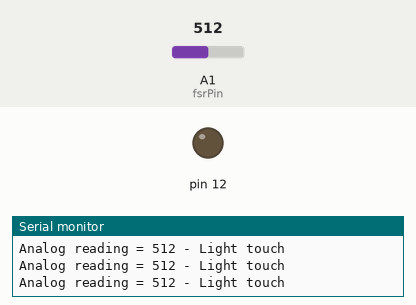
A sketch run on a simulated Arduino Uno, built with avr-gcc and run on an emulated ATmega328P. Shown: output pins drawn as LEDs (lit = HIGH), the last lines printed to the serial monitor. The test bench sets the inputs (shaded band); at power-on: A1 (fsrPin) = 512.

Above: at 1.2 s.
1.3 s: A1 (fsrPin) set to 425
3.3 s: A1 (fsrPin) set to 400
At 3.8 s:
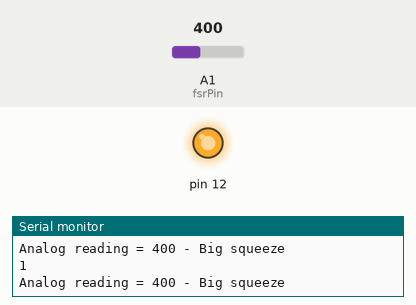
Timing chart, 0 to 6.3 s (numbered marks = the images above; inputs shaded):
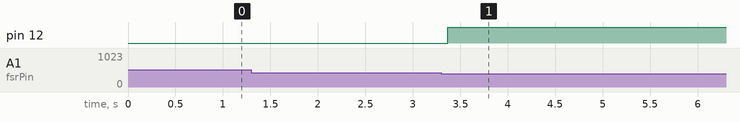

Measured:
- the behaviour switches between 411 and 410 on A1 (fsrPin) (found by bisection; images 0 and 1)
- after the input at 3.3 s, pin 12: LOW → HIGH after 0.07 s

The sketch:

VelostatTapeSensor3.ino
```cpp
int fsrPin = 1;     // the FSR and 10K pulldown are connected to a0
int fsrReading;     // the analog reading from the FSR resistor divider

void setup(void) {
  // We'll send debugging information via the Serial monitor
  Serial.begin(9600);
  pinMode(12, OUTPUT);
}

void loop(void) {
  fsrReading = analogRead(fsrPin);

  Serial.print("Analog reading = ");
  Serial.print(fsrReading);     // the raw analog reading

  // We'll have a few threshholds, qualitatively determined
  if (fsrReading < 1)
  {
    Serial.println(" - No pressure");
    digitalWrite(12, LOW);
  }
  else if (fsrReading > 430)
  {
    Serial.println(" - Light touch");
    digitalWrite(12, LOW);
  }
  else if (fsrReading > 420)
  {
    Serial.println(" - Light squeeze");
    digitalWrite(12, LOW);
  }
  else if (fsrReading > 410)
  {
    Serial.println(" - Medium squeeze");
    digitalWrite(12, LOW);
  }
  else
  {
    Serial.println(" - Big squeeze");
    digitalWrite(12, HIGH);
    Serial.println("1");
  }
  delay(0);
}
```
